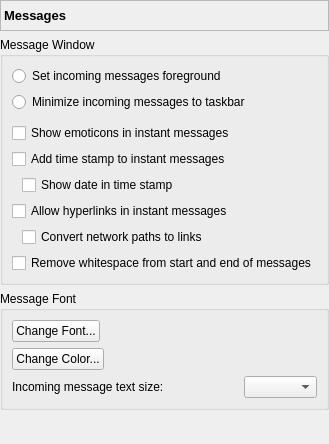
       <widget class="QWidget" name="pageMessages">
        <layout class="QVBoxLayout" name="verticalLayout_14">
         <property name="margin">
          <number>0</number>
         </property>
         <item>
          <widget class="QLabel" name="lblMessagesPage">
           <property name="sizePolicy">
            <sizepolicy hsizetype="Preferred" vsizetype="Fixed">
             <horstretch>0</horstretch>
             <verstretch>0</verstretch>
            </sizepolicy>
           </property>
           <property name="minimumSize">
            <size>
             <width>0</width>
             <height>31</height>
            </size>
           </property>
           <property name="font">
            <font>
             <pointsize>10</pointsize>
             <weight>75</weight>
             <bold>true</bold>
            </font>
           </property>
           <property name="frameShape">
            <enum>QFrame::StyledPanel</enum>
           </property>
           <property name="frameShadow">
            <enum>QFrame::Sunken</enum>
           </property>
           <property name="text">
            <string>Messages</string>
           </property>
          </widget>
         </item>
         <item>
          <widget class="QGroupBox" name="grpMsgWindow">
           <property name="title">
            <string>Message Window</string>
           </property>
           <layout class="QVBoxLayout" name="verticalLayout_12">
            <item>
             <widget class="QRadioButton" name="rdbMessageTop">
              <property name="text">
               <string>Set incoming messages foreground</string>
              </property>
             </widget>
            </item>
            <item>
             <widget class="QRadioButton" name="rdbMessageBottom">
              <property name="text">
               <string>Minimize incoming messages to taskbar</string>
              </property>
             </widget>
            </item>
            <item>
             <spacer name="verticalSpacer_3">
              <property name="orientation">
               <enum>Qt::Vertical</enum>
              </property>
              <property name="sizeType">
               <enum>QSizePolicy::Fixed</enum>
              </property>
              <property name="sizeHint" stdset="0">
               <size>
                <width>20</width>
                <height>5</height>
               </size>
              </property>
             </spacer>
            </item>
            <item>
             <widget class="QCheckBox" name="chkEmoticon">
              <property name="text">
               <string>Show emoticons in instant messages</string>
              </property>
             </widget>
            </item>
            <item>
             <widget class="QCheckBox" name="chkMessageTime">
              <property name="text">
               <string>Add time stamp to instant messages</string>
              </property>
             </widget>
            </item>
            <item>
             <layout class="QHBoxLayout" name="horizontalLayout_7">
              <item>
               <spacer name="horizontalSpacer_5">
                <property name="orientation">
                 <enum>Qt::Horizontal</enum>
                </property>
                <property name="sizeType">
                 <enum>QSizePolicy::Fixed</enum>
                </property>
                <property name="sizeHint" stdset="0">
                 <size>
                  <width>10</width>
                  <height>20</height>
                 </size>
                </property>
               </spacer>
              </item>
              <item>
               <widget class="QCheckBox" name="chkMessageDate">
                <property name="text">
                 <string>Show date in time stamp</string>
                </property>
               </widget>
              </item>
             </layout>
            </item>
            <item>
             <widget class="QCheckBox" name="chkAllowLinks">
              <property name="text">
               <string>Allow hyperlinks in instant messages</string>
              </property>
             </widget>
            </item>
            <item>
             <layout class="QHBoxLayout" name="horizontalLayout_28">
              <item>
               <spacer name="horizontalSpacer_26">
                <property name="orientation">
                 <enum>Qt::Horizontal</enum>
                </property>
                <property name="sizeType">
                 <enum>QSizePolicy::Fixed</enum>
                </property>
                <property name="sizeHint" stdset="0">
                 <size>
                  <width>10</width>
                  <height>20</height>
                 </size>
                </property>
               </spacer>
              </item>
              <item>
               <widget class="QCheckBox" name="chkPathToLink">
                <property name="text">
                 <string>Convert network paths to links</string>
                </property>
               </widget>
              </item>
             </layout>
            </item>
            <item>
             <widget class="QCheckBox" name="chkTrimMessage">
              <property name="text">
               <string>Remove whitespace from start and end of messages</string>
              </property>
             </widget>
            </item>
           </layout>
          </widget>
         </item>
         <item>
          <widget class="QGroupBox" name="grpMsgFont">
           <property name="title">
            <string>Message Font</string>
           </property>
           <layout class="QVBoxLayout" name="verticalLayout_13">
            <item>
             <layout class="QHBoxLayout" name="horizontalLayout_8">
              <item>
               <widget class="QPushButton" name="btnFont">
                <property name="text">
                 <string>Change Font...</string>
                </property>
               </widget>
              </item>
              <item>
               <spacer name="horizontalSpacer_6">
                <property name="orientation">
                 <enum>Qt::Horizontal</enum>
                </property>
                <property name="sizeHint" stdset="0">
                 <size>
                  <width>40</width>
                  <height>20</height>
                 </size>
                </property>
               </spacer>
              </item>
             </layout>
            </item>
            <item>
             <layout class="QHBoxLayout" name="horizontalLayout_9">
              <item>
               <widget class="QPushButton" name="btnColor">
                <property name="text">
                 <string>Change Color...</string>
                </property>
               </widget>
              </item>
              <item>
               <spacer name="horizontalSpacer_7">
                <property name="orientation">
                 <enum>Qt::Horizontal</enum>
                </property>
                <property name="sizeHint" stdset="0">
                 <size>
                  <width>40</width>
                  <height>20</height>
                 </size>
                </property>
               </spacer>
              </item>
             </layout>
            </item>
            <item>
             <layout class="QHBoxLayout" name="horizontalLayout_10">
              <item>
               <widget class="QLabel" name="lblFontSize">
                <property name="text">
                 <string>Incoming message text size:</string>
                </property>
               </widget>
              </item>
              <item>
               <spacer name="horizontalSpacer_8">
                <property name="orientation">
                 <enum>Qt::Horizontal</enum>
                </property>
                <property name="sizeHint" stdset="0">
                 <size>
                  <width>40</width>
                  <height>20</height>
                 </size>
                </property>
               </spacer>
              </item>
              <item>
               <widget class="QComboBox" name="cboFontSize">
                <property name="sizePolicy">
                 <sizepolicy hsizetype="Expanding" vsizetype="Fixed">
                  <horstretch>0</horstretch>
                  <verstretch>0</verstretch>
                 </sizepolicy>
                </property>
               </widget>
              </item>
             </layout>
            </item>
           </layout>
          </widget>
         </item>
         <item>
          <spacer name="verticalSpacer_4">
           <property name="orientation">
            <enum>Qt::Vertical</enum>
           </property>
           <property name="sizeHint" stdset="0">
            <size>
             <width>20</width>
             <height>34</height>
            </size>
           </property>
          </spacer>
         </item>
        </layout>
       </widget>
